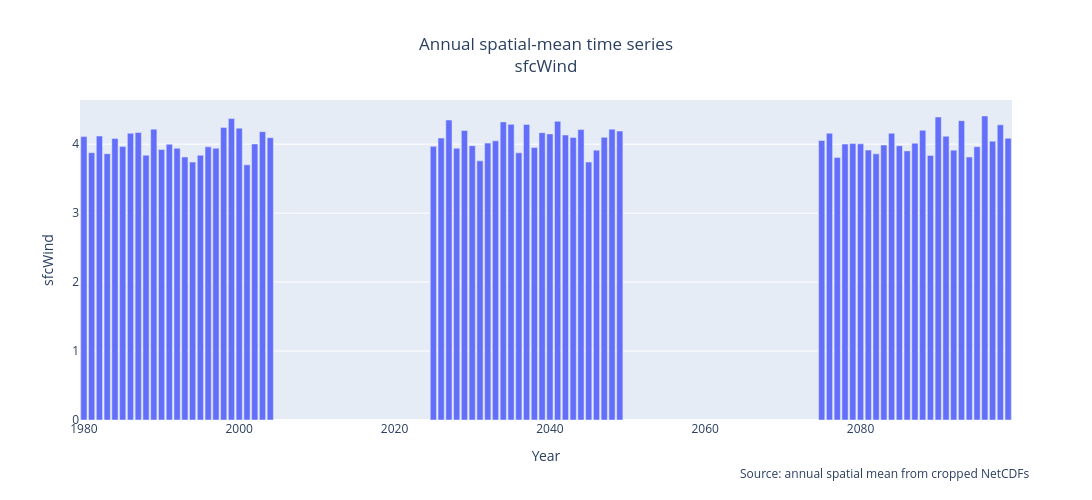
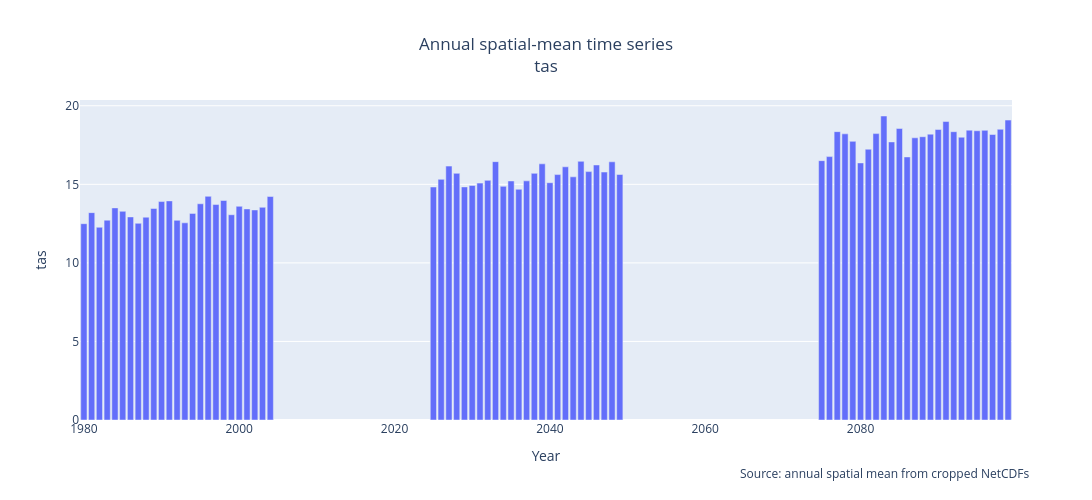
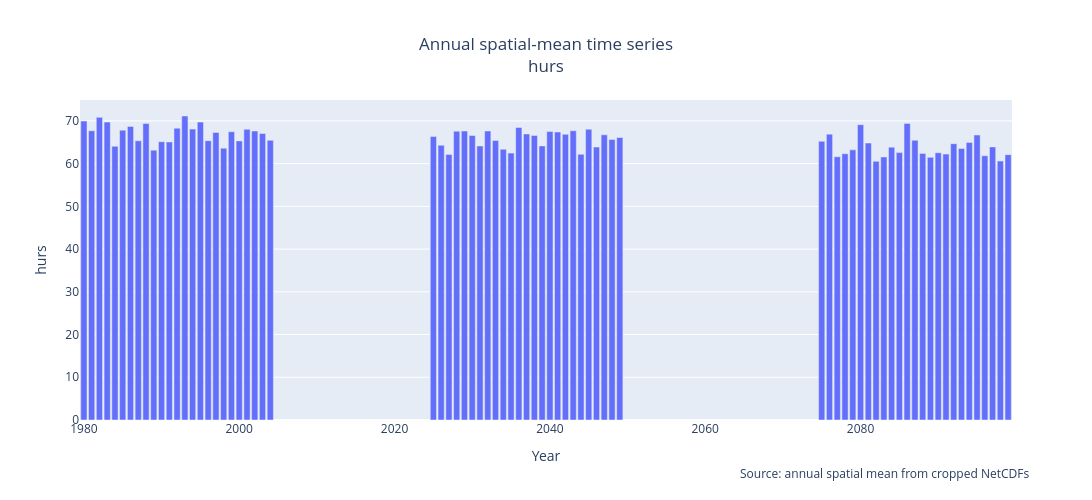
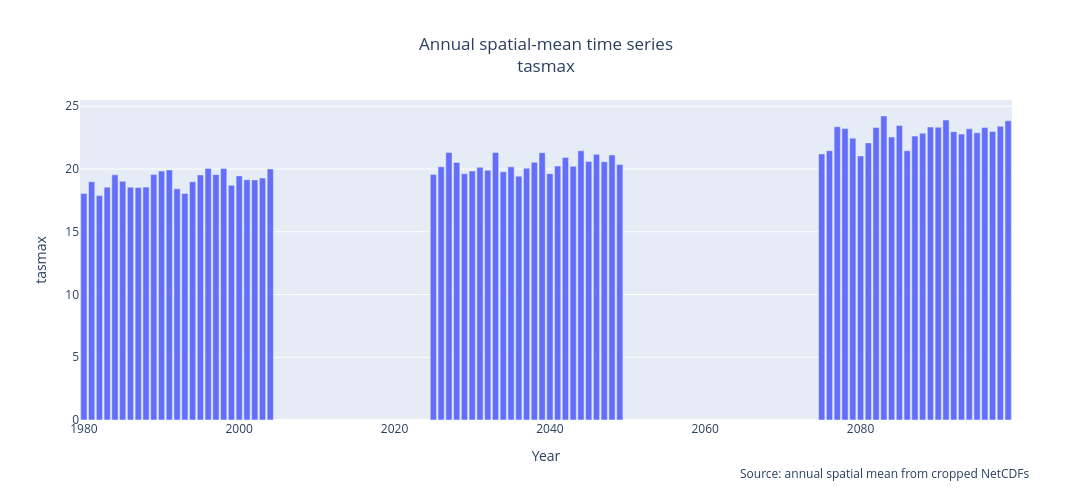

The notebook cell these images were saved under, in order:
### Code cell
from pathlib import Path
import pandas as pd
import numpy as np
import plotly.graph_objects as go
from IPython.display import display

# =========================================
# Input / Output paths
# =========================================
BASE_DIR = Path("output_final_merged/rcp_8.5")
IN_CSV = BASE_DIR / "annual_timeseries_spatial_mean.csv"

if not IN_CSV.exists():
    raise FileNotFoundError(
        f"❌ Δεν βρέθηκε το {IN_CSV}. "
        "Τρέξε πρώτα το script που φτιάχνει το annual_timeseries_spatial_mean.csv"
    )

OUT_DIR = BASE_DIR / "timeseries_plots"
OUT_DIR.mkdir(parents=True, exist_ok=True)

# =========================================
# Read CSV
# =========================================
df = pd.read_csv(IN_CSV)

if "year" not in df.columns:
    raise ValueError("❌ Το CSV πρέπει να έχει στήλη 'year'.")

# Κρατάμε τη year και όλες τις υπόλοιπες μεταβλητές  [EN translation pending]
years = df["year"].to_numpy()
vars_cols = [c for c in df.columns if c != "year"]

if len(vars_cols) == 0:
    raise ValueError("❌ Δεν βρέθηκαν μεταβλητές στο CSV πέρα από τη στήλη 'year'.")

print("Years (min → max):", years[0], "→", years[-1], "| count:", len(years))
print("Variables found:", len(vars_cols))
print("Variable names:", vars_cols)

# =========================================
# Plot type
# =========================================
PLOT_KIND = "bar"   # "bar" ή "line"

# =========================================
# Save one combined TXT with all variables
# =========================================
# Θέλουμε την πρώτη στήλη να λέγεται Year  [EN translation pending]
df_all = df.copy()
df_all = df_all.rename(columns={"year": "Year"})

out_all_txt = OUT_DIR / "all_variables_timeseries.txt"
df_all.to_csv(out_all_txt, sep="\t", index=False)
print("Saved combined TXT:", out_all_txt.name)

# =========================================
# Loop through each variable
# =========================================
for col in vars_cols:
    y = df[col].to_numpy()

    # Debug info
    if np.issubdtype(y.dtype, np.number):
        nan_count = np.isnan(y).sum()
    else:
        nan_count = pd.isna(y).sum()

    print(f"\n--- {col} ---")
    print("NaNs:", nan_count)

    # =========================================
    # Create plot
    # =========================================
    fig = go.Figure()

    if PLOT_KIND == "bar":
        fig.add_trace(
            go.Bar(
                x=years,
                y=y,
                name=col
            )
        )
    else:
        fig.add_trace(
            go.Scatter(
                x=years,
                y=y,
                mode="lines+markers",
                name=col
            )
        )

    fig.update_layout(
        title={
            "text": f"Annual spatial-mean time series<br>{col}",
            "x": 0.5,
            "xanchor": "center"
        },
        xaxis_title="Year",
        yaxis_title=col,
        legend=dict(orientation="h", x=0, y=1),
        width=1100,
        height=500,
    )

    fig.add_annotation(
        xref="paper",
        yref="paper",
        x=1.02,
        y=-0.2,
        showarrow=False,
        text="Source: annual spatial mean from cropped NetCDFs"
    )

    # Show inside notebook
    display(fig)

    # =========================================
    # Safe filename
    # =========================================
    safe = "".join(
        ch if ch.isalnum() or ch in ("_", "-", ".") else "_"
        for ch in col
    )

    # =========================================
    # Save TXT for this variable
    # Column name = variable name (not 'Value')
    # =========================================
    out_txt = OUT_DIR / f"{safe}.txt"
    df_single = pd.DataFrame({
        "Year": years,
        col: y
    })
    df_single.to_csv(out_txt, sep="\t", index=False)

    # =========================================
    # Save PNG for this variable
    # Requires kaleido installed
    # =========================================
    out_png = OUT_DIR / f"{safe}.png"
    fig.write_image(str(out_png), scale=2)

    print("Saved:", out_png.name, "|", out_txt.name)

print("\n🎉 Done.")
print("Outputs saved in:", OUT_DIR)

### Figure 1 — Plotly figure (JSON) as saved in the notebook; plotly's stock layout.template omitted (floating-point values rounded to 4 significant figures)
{"data": [{"name": "sfcWind", "type": "bar", "x": [1980, 1981, 1982, 1983, 1984, 1985, 1986, 1987, 1988, 1989, 1990, 1991, 1992, 1993, 1994, 1995, 1996, 1997, 1998, 1999, 2000, 2001, 2002, 2003, 2004, 2025, 2026, 2027, 2028, 2029, 2030, 2031, 2032, 2033, 2034, 2035, 2036, 2037, 2038, 2039, 2040, 2041, 2042, 2043, 2044, 2045, 2046, 2047, 2048, 2049, 2075, 2076, 2077, 2078, 2079, 2080, 2081, 2082, 2083, 2084, 2085, 2086, 2087, 2088, 2089, 2090, 2091, 2092, 2093, 2094, 2095, 2096, 2097, 2098, 2099], "y": [4.11, 3.877, 4.117, 3.861, 4.083, 3.967, 4.158, 4.169, 3.84, 4.218, 3.922, 3.999, 3.94, 3.814, 3.74, 3.84, 3.961, 3.942, 4.243, 4.371, 4.232, 3.7, 4.002, 4.181, 4.094, 3.968, 4.088, 4.35, 3.941, 4.198, 3.977, 3.758, 4.015, 4.048, 4.323, 4.287, 3.874, 4.287, 3.95, 4.167, 4.149, 4.331, 4.133, 4.098, 4.211, 3.74, 3.913, 4.1, 4.217, 4.19, 4.053, 4.159, 3.808, 4.001, 4.009, 4.005, 3.914, 3.859, 3.987, 4.158, 3.977, 3.903, 4.013, 4.201, 3.837, 4.394, 4.115, 3.913, 4.34, 3.813, 3.963, 4.408, 4.044, 4.28, 4.086]}], "layout": {"annotations": [{"showarrow": false, "text": "Source: annual spatial mean from cropped NetCDFs", "x": 1.02, "xref": "paper", "y": -0.2, "yref": "paper"}], "height": 500, "legend": {"orientation": "h", "x": 0, "y": 1}, "title": {"text": "Annual spatial-mean time series<br>sfcWind", "x": 0.5, "xanchor": "center"}, "width": 1100, "xaxis": {"autorange": true, "range": [1980.0, 2100.0], "title": {"text": "Year"}, "type": "linear"}, "yaxis": {"autorange": true, "range": [0, 4.64], "title": {"text": "sfcWind"}, "type": "linear"}}}

### Figure 2 — Plotly figure (JSON) as saved in the notebook; plotly's stock layout.template omitted (floating-point values rounded to 4 significant figures)
{"data": [{"name": "tas", "type": "bar", "x": [1980, 1981, 1982, 1983, 1984, 1985, 1986, 1987, 1988, 1989, 1990, 1991, 1992, 1993, 1994, 1995, 1996, 1997, 1998, 1999, 2000, 2001, 2002, 2003, 2004, 2025, 2026, 2027, 2028, 2029, 2030, 2031, 2032, 2033, 2034, 2035, 2036, 2037, 2038, 2039, 2040, 2041, 2042, 2043, 2044, 2045, 2046, 2047, 2048, 2049, 2075, 2076, 2077, 2078, 2079, 2080, 2081, 2082, 2083, 2084, 2085, 2086, 2087, 2088, 2089, 2090, 2091, 2092, 2093, 2094, 2095, 2096, 2097, 2098, 2099], "y": [12.5, 13.2, 12.27, 12.72, 13.5, 13.28, 12.93, 12.52, 12.91, 13.46, 13.9, 13.95, 12.71, 12.55, 13.15, 13.76, 14.24, 13.71, 13.97, 13.06, 13.6, 13.44, 13.37, 13.54, 14.22, 14.83, 15.32, 16.16, 15.7, 14.84, 14.92, 15.08, 15.25, 16.44, 14.87, 15.21, 14.69, 15.22, 15.7, 16.3, 15.1, 15.62, 16.12, 15.48, 16.46, 15.81, 16.23, 15.78, 16.43, 15.63, 16.51, 16.76, 18.35, 18.21, 17.73, 16.36, 17.23, 18.23, 19.35, 17.7, 18.55, 16.74, 17.96, 18.03, 18.19, 18.49, 19.0, 18.35, 18.0, 18.45, 18.41, 18.44, 18.17, 18.5, 19.09]}], "layout": {"annotations": [{"showarrow": false, "text": "Source: annual spatial mean from cropped NetCDFs", "x": 1.02, "xref": "paper", "y": -0.2, "yref": "paper"}], "height": 500, "legend": {"orientation": "h", "x": 0, "y": 1}, "title": {"text": "Annual spatial-mean time series<br>tas", "x": 0.5, "xanchor": "center"}, "width": 1100, "xaxis": {"autorange": true, "range": [1980.0, 2100.0], "title": {"text": "Year"}, "type": "linear"}, "yaxis": {"autorange": true, "range": [0, 20.37], "title": {"text": "tas"}, "type": "linear"}}}

### Figure 3 — Plotly figure (JSON) as saved in the notebook; plotly's stock layout.template omitted (floating-point values rounded to 4 significant figures)
{"data": [{"name": "hurs", "type": "bar", "x": [1980, 1981, 1982, 1983, 1984, 1985, 1986, 1987, 1988, 1989, 1990, 1991, 1992, 1993, 1994, 1995, 1996, 1997, 1998, 1999, 2000, 2001, 2002, 2003, 2004, 2025, 2026, 2027, 2028, 2029, 2030, 2031, 2032, 2033, 2034, 2035, 2036, 2037, 2038, 2039, 2040, 2041, 2042, 2043, 2044, 2045, 2046, 2047, 2048, 2049, 2075, 2076, 2077, 2078, 2079, 2080, 2081, 2082, 2083, 2084, 2085, 2086, 2087, 2088, 2089, 2090, 2091, 2092, 2093, 2094, 2095, 2096, 2097, 2098, 2099], "y": [69.96, 67.7, 70.84, 69.73, 64.07, 67.84, 68.71, 65.35, 69.41, 63.16, 65.14, 65.09, 68.31, 71.15, 68.09, 69.73, 65.37, 67.31, 63.63, 67.46, 65.33, 68.05, 67.64, 67.08, 65.46, 66.34, 64.31, 62.17, 67.61, 67.64, 66.6, 64.14, 67.65, 65.41, 63.38, 62.47, 68.48, 66.95, 66.6, 64.16, 67.5, 67.41, 66.88, 67.71, 62.19, 68.05, 63.89, 66.74, 65.63, 66.12, 65.24, 66.91, 61.61, 62.32, 63.23, 69.13, 64.82, 60.54, 61.58, 63.86, 62.58, 69.42, 65.47, 62.4, 61.47, 62.56, 62.25, 64.67, 63.55, 64.98, 66.71, 61.85, 63.92, 60.61, 62.11]}], "layout": {"annotations": [{"showarrow": false, "text": "Source: annual spatial mean from cropped NetCDFs", "x": 1.02, "xref": "paper", "y": -0.2, "yref": "paper"}], "height": 500, "legend": {"orientation": "h", "x": 0, "y": 1}, "title": {"text": "Annual spatial-mean time series<br>hurs", "x": 0.5, "xanchor": "center"}, "width": 1100, "xaxis": {"autorange": true, "range": [1980.0, 2100.0], "title": {"text": "Year"}, "type": "linear"}, "yaxis": {"autorange": true, "range": [0, 74.9], "title": {"text": "hurs"}, "type": "linear"}}}

### Figure 4 — Plotly figure (JSON) as saved in the notebook; plotly's stock layout.template omitted (floating-point values rounded to 4 significant figures)
{"data": [{"name": "tasmax", "type": "bar", "x": [1980, 1981, 1982, 1983, 1984, 1985, 1986, 1987, 1988, 1989, 1990, 1991, 1992, 1993, 1994, 1995, 1996, 1997, 1998, 1999, 2000, 2001, 2002, 2003, 2004, 2025, 2026, 2027, 2028, 2029, 2030, 2031, 2032, 2033, 2034, 2035, 2036, 2037, 2038, 2039, 2040, 2041, 2042, 2043, 2044, 2045, 2046, 2047, 2048, 2049, 2075, 2076, 2077, 2078, 2079, 2080, 2081, 2082, 2083, 2084, 2085, 2086, 2087, 2088, 2089, 2090, 2091, 2092, 2093, 2094, 2095, 2096, 2097, 2098, 2099], "y": [18.04, 18.99, 17.88, 18.56, 19.54, 19.02, 18.55, 18.53, 18.56, 19.57, 19.84, 19.93, 18.42, 18.06, 18.99, 19.53, 20.04, 19.57, 20.03, 18.71, 19.45, 19.15, 19.13, 19.28, 20.0, 19.57, 20.18, 21.32, 20.52, 19.63, 19.84, 20.13, 19.91, 21.31, 19.79, 20.17, 19.43, 20.06, 20.54, 21.3, 19.63, 20.24, 20.93, 20.21, 21.45, 20.61, 21.17, 20.58, 21.12, 20.37, 21.21, 21.46, 23.37, 23.23, 22.46, 21.04, 22.08, 23.31, 24.23, 22.55, 23.47, 21.46, 22.63, 22.86, 23.35, 23.33, 23.91, 22.98, 22.78, 23.2, 22.89, 23.3, 23.0, 23.4, 23.84]}], "layout": {"annotations": [{"showarrow": false, "text": "Source: annual spatial mean from cropped NetCDFs", "x": 1.02, "xref": "paper", "y": -0.2, "yref": "paper"}], "height": 500, "legend": {"orientation": "h", "x": 0, "y": 1}, "title": {"text": "Annual spatial-mean time series<br>tasmax", "x": 0.5, "xanchor": "center"}, "width": 1100, "xaxis": {"autorange": true, "range": [1980.0, 2100.0], "title": {"text": "Year"}, "type": "linear"}, "yaxis": {"autorange": true, "range": [0, 25.5], "title": {"text": "tasmax"}, "type": "linear"}}}
